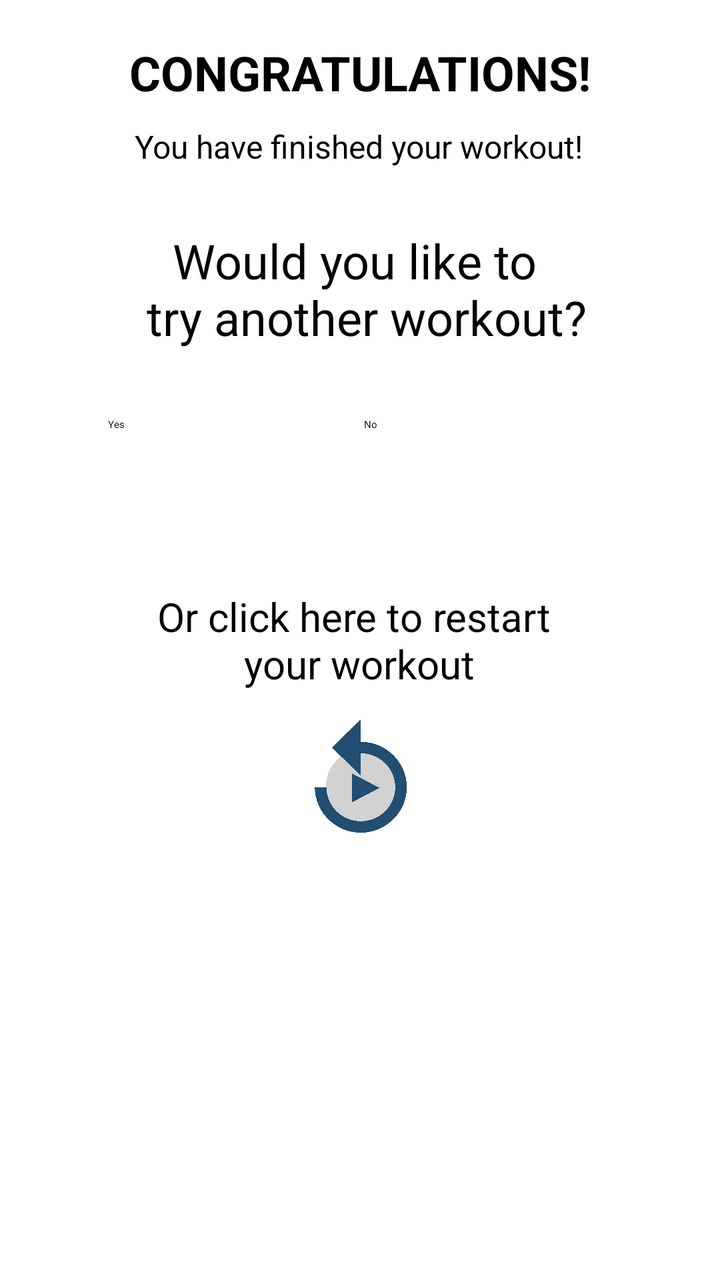
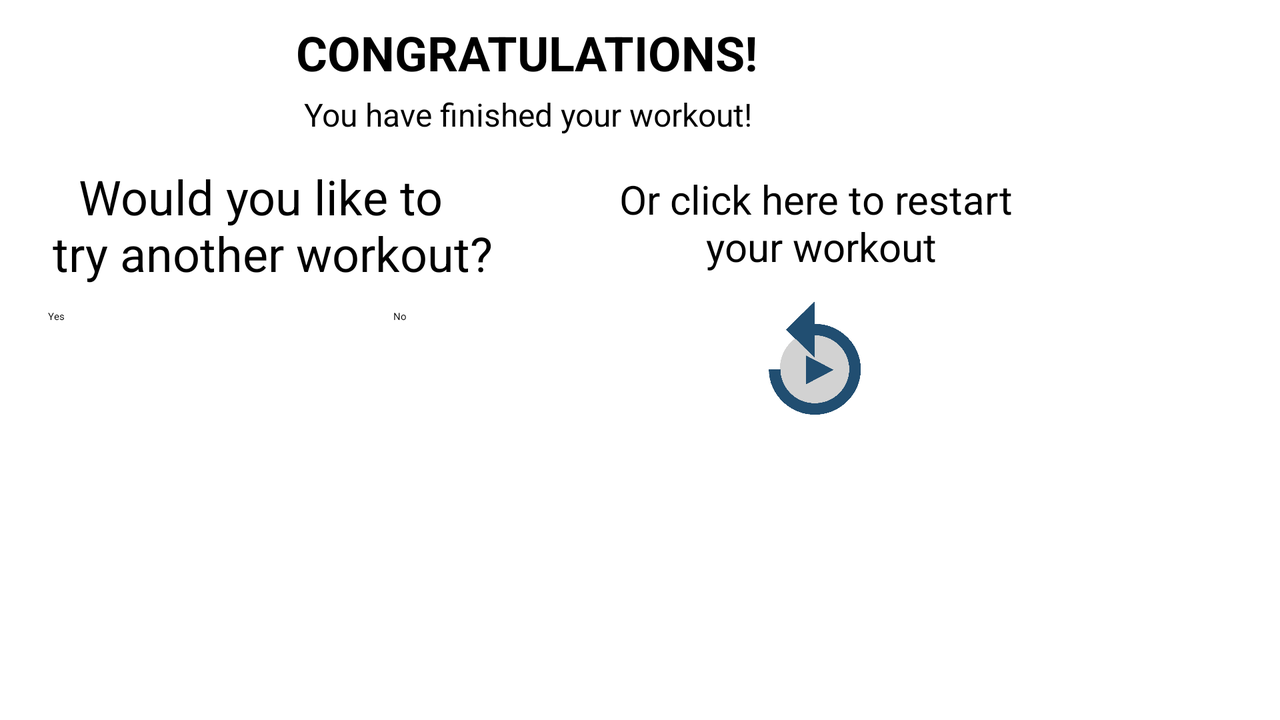

Compare how this app lays out the same screen by default and in its alternative resource folder. The renders come first, then the two layout files and the values they reference.
<!-- AndroidManifest.xml: application theme Theme.Workout_Generator -->
<!-- res/layout/activity_completion_dialog.xml -->
<?xml version="1.0" encoding="utf-8"?>
<androidx.constraintlayout.widget.ConstraintLayout xmlns:android="http://schemas.android.com/apk/res/android"
    xmlns:app="http://schemas.android.com/apk/res-auto"
    xmlns:tools="http://schemas.android.com/tools"
    android:layout_width="match_parent"
    android:layout_height="match_parent"
    android:background="@drawable/rounded_dialog"
    tools:context=".CompletionDialog">

    <TextView
        android:id="@+id/congratsTitle"
        android:layout_width="wrap_content"
        android:layout_height="wrap_content"
        android:layout_marginTop="20dp"
        android:text="CONGRATULATIONS!"
        android:textAlignment="center"
        android:textColor="@color/textColor"
        android:textSize="24sp"
        android:textStyle="bold"
        app:layout_constraintEnd_toEndOf="parent"
        app:layout_constraintStart_toStartOf="parent"
        app:layout_constraintTop_toTopOf="parent" />

    <Button
        android:id="@+id/buttonReplay"
        android:layout_width="66dp"
        android:layout_height="66dp"
        android:layout_marginTop="5dp"
        android:background="@drawable/button_replay"
        android:foreground="@drawable/button_replay"
        android:textAlignment="center"
        app:layout_constraintEnd_toEndOf="parent"
        app:layout_constraintStart_toStartOf="parent"
        app:layout_constraintTop_toBottomOf="@+id/questionRestartText" />

    <TextView
        android:id="@+id/questionText"
        android:layout_width="wrap_content"
        android:layout_height="wrap_content"
        android:layout_marginTop="30dp"
        android:text="Would you like to \n try another workout?"
        android:textAlignment="center"
        android:textColor="@color/textColor"
        android:textSize="24sp"
        app:layout_constraintEnd_toEndOf="parent"
        app:layout_constraintStart_toStartOf="parent"
        app:layout_constraintTop_toBottomOf="@+id/congratsText" />

    <TextView
        android:id="@+id/congratsText"
        android:layout_width="wrap_content"
        android:layout_height="wrap_content"
        android:layout_marginTop="10dp"
        android:text="You have finished your workout!"
        android:textColor="@color/textColor"
        android:textSize="16sp"
        app:layout_constraintEnd_toEndOf="parent"
        app:layout_constraintHorizontal_bias="0.497"
        app:layout_constraintStart_toStartOf="parent"
        app:layout_constraintTop_toBottomOf="@+id/congratsTitle" />

    <TextView
        android:id="@+id/questionRestartText"
        android:layout_width="239dp"
        android:layout_height="57dp"
        android:layout_marginTop="20dp"
        android:text="Or click here to restart \nyour workout"
        android:textAlignment="center"
        android:textColor="@color/textColor"
        android:textSize="20sp"
        app:layout_constraintEnd_toEndOf="parent"
        app:layout_constraintHorizontal_bias="0.497"
        app:layout_constraintStart_toStartOf="parent"
        app:layout_constraintTop_toBottomOf="@+id/linearButtonLayout" />

    <TextView
        android:id="@+id/blankLabelToSetBoundaries"
        android:layout_width="wrap_content"
        android:layout_height="wrap_content"
        android:layout_marginTop="10dp"
        android:text="          "
        app:layout_constraintEnd_toEndOf="parent"
        app:layout_constraintHorizontal_bias="0.498"
        app:layout_constraintStart_toStartOf="parent"
        app:layout_constraintTop_toBottomOf="@+id/buttonReplay" />

    <LinearLayout
        android:id="@+id/linearButtonLayout"
        android:layout_width="match_parent"
        android:layout_height="80dp"
        android:layout_marginTop="20dp"
        android:orientation="horizontal"
        app:layout_constraintEnd_toEndOf="parent"
        app:layout_constraintHorizontal_bias="0.0"
        app:layout_constraintStart_toStartOf="parent"
        app:layout_constraintTop_toBottomOf="@+id/questionText">

        <androidx.constraintlayout.widget.ConstraintLayout
            android:id="@+id/rightPadding"
            android:layout_width="54dp"
            android:layout_height="match_parent">

        </androidx.constraintlayout.widget.ConstraintLayout>

        <androidx.constraintlayout.widget.ConstraintLayout
            android:id="@+id/yesButtonContainer"
            android:layout_width="wrap_content"
            android:layout_height="match_parent">

            <Button
                android:id="@+id/buttonYes"
                android:layout_width="88dp"
                android:layout_height="52dp"
                android:backgroundTint="@color/agree_green"
                android:text="Yes"
                android:textColor="@color/textColor"
                app:cornerRadius="26dp"
                app:layout_constraintBottom_toBottomOf="parent"
                app:layout_constraintEnd_toEndOf="parent"
                app:layout_constraintStart_toStartOf="parent"
                app:layout_constraintTop_toTopOf="parent" />
        </androidx.constraintlayout.widget.ConstraintLayout>

        <androidx.constraintlayout.widget.ConstraintLayout
            android:id="@+id/middlePadding"
            android:layout_width="40dp"
            android:layout_height="match_parent">

        </androidx.constraintlayout.widget.ConstraintLayout>

        <androidx.constraintlayout.widget.ConstraintLayout
            android:id="@+id/noButtonContainer"
            android:layout_width="wrap_content"
            android:layout_height="match_parent">

            <Button
                android:id="@+id/buttonNo"
                android:layout_width="wrap_content"
                android:layout_height="52dp"
                android:backgroundTint="@color/disagree_red"
                android:text="No"
                android:textColor="@color/textColor"
                app:cornerRadius="26dp"
                app:layout_constraintBottom_toBottomOf="parent"
                app:layout_constraintEnd_toEndOf="parent"
                app:layout_constraintHorizontal_bias="0.0"
                app:layout_constraintStart_toStartOf="parent"
                app:layout_constraintTop_toTopOf="parent" />
        </androidx.constraintlayout.widget.ConstraintLayout>

        <androidx.constraintlayout.widget.ConstraintLayout
            android:id="@+id/leftPadding"
            android:layout_width="70dp"
            android:layout_height="match_parent">

        </androidx.constraintlayout.widget.ConstraintLayout>


    </LinearLayout>

</androidx.constraintlayout.widget.ConstraintLayout>
<!-- resources referenced by this layout -->
<resources>
  <color name="agree_green">#D5F8D6</color>
  <color name="disagree_red">#F6E2E1</color>
  <color name="textColor">#000000</color>
  <!-- drawable button_replay: png bitmap (drawable-v24, 29611 bytes) -->
  <style name="Theme.Workout_Generator" parent="Theme.MaterialComponents.DayNight.DarkActionBar">
  
          <item name="colorPrimary">@color/accent_color</item>
          <item name="colorAccent">@color/accent_color</item>
  
          <item name="actionBarSize">36dip</item>
  
          
          <item name="android:statusBarColor">@color/accent_color</item>
  
          
          <item name="actionBarStyle">@style/AccentActionBar</item>
  
      </style>
  <color name="accent_color">#549CD1</color>
  <style name="AccentActionBar" parent="@style/Widget.AppCompat.ActionBar.Solid">
          <item name="background">@color/accent_color</item>
          <item name="titleTextStyle">@style/AccentActionBarTitle</item>
      </style>
  <style name="AccentActionBarTitle" parent="@style/TextAppearance.AppCompat.Widget.ActionBar.Title">
          <item name="android:textColor">@color/textColorSecondary</item>
      </style>
  <color name="textColorSecondary">#4C4C4C</color>
</resources>
<!-- res/layout-land/activity_completion_dialog.xml (the repository's variant of the layout above) -->
<!-- drawn on the phone turned sideways -->
<?xml version="1.0" encoding="utf-8"?>
<androidx.constraintlayout.widget.ConstraintLayout xmlns:android="http://schemas.android.com/apk/res/android"
    xmlns:app="http://schemas.android.com/apk/res-auto"
    xmlns:tools="http://schemas.android.com/tools"
    android:layout_width="match_parent"
    android:layout_height="match_parent"
    android:background="@drawable/rounded_dialog"
    tools:context=".CompletionDialog">

    <TextView
        android:id="@+id/congratsTitle"
        android:layout_width="wrap_content"
        android:layout_height="wrap_content"
        android:layout_marginStart="148dp"
        android:layout_marginTop="10dp"
        android:text="@string/congratulations"
        android:textAlignment="center"
        android:textColor="@color/textColor"
        android:textSize="24sp"
        android:textStyle="bold"
        app:layout_constraintStart_toStartOf="parent"
        app:layout_constraintTop_toTopOf="parent" />

    <TextView
        android:id="@+id/congratsText"
        android:layout_width="wrap_content"
        android:layout_height="wrap_content"
        android:layout_marginStart="152dp"
        android:layout_marginTop="4dp"
        android:text="You have finished your workout!"
        android:textColor="@color/textColor"
        android:textSize="16sp"
        app:layout_constraintStart_toStartOf="parent"
        app:layout_constraintTop_toBottomOf="@+id/congratsTitle" />

    <Button
        android:id="@+id/buttonReplay"
        android:layout_width="66dp"
        android:layout_height="66dp"
        android:layout_marginStart="128dp"
        android:layout_marginTop="11dp"
        android:background="@drawable/button_replay"
        android:contentDescription="@string/replay_button_text"
        android:foreground="@drawable/button_replay"
        android:textAlignment="center"
        app:layout_constraintStart_toEndOf="@+id/linearButtonLayout"
        app:layout_constraintTop_toBottomOf="@+id/questionRestartText" />

    <TextView
        android:id="@+id/questionText"
        android:layout_width="wrap_content"
        android:layout_height="wrap_content"
        android:layout_marginStart="20dp"
        android:layout_marginTop="14dp"
        android:text="Would you like to \n try another workout?"
        android:textAlignment="center"
        android:textColor="@color/textColor"
        android:textSize="24sp"
        app:layout_constraintStart_toStartOf="parent"
        app:layout_constraintTop_toBottomOf="@+id/congratsText" />

    <TextView
        android:id="@+id/questionRestartText"
        android:layout_width="239dp"
        android:layout_height="wrap_content"
        android:layout_marginStart="45dp"
        android:layout_marginTop="18dp"
        android:text="Or click here to restart \nyour workout"
        android:textAlignment="center"
        android:textColor="@color/textColor"
        android:textSize="20sp"
        app:layout_constraintStart_toEndOf="@+id/questionText"
        app:layout_constraintTop_toBottomOf="@+id/congratsText" />

    <TextView
        android:id="@+id/blankLabelToSetBoundaries"
        android:layout_width="wrap_content"
        android:layout_height="wrap_content"
        android:layout_marginStart="244dp"
        android:text="          "
        app:layout_constraintStart_toStartOf="parent"
        app:layout_constraintTop_toBottomOf="@+id/linearButtonLayout" />

    <LinearLayout
        android:id="@+id/linearButtonLayout"
        android:layout_width="wrap_content"
        android:layout_height="76dp"
        android:layout_marginStart="22dp"
        android:orientation="horizontal"
        app:layout_constraintStart_toStartOf="parent"
        app:layout_constraintTop_toBottomOf="@+id/questionText">

        <androidx.constraintlayout.widget.ConstraintLayout
            android:id="@+id/yesButtonContainer"
            android:layout_width="92dp"
            android:layout_height="match_parent">

            <Button
                android:id="@+id/buttonYes"
                android:layout_width="88dp"
                android:layout_height="52dp"
                android:backgroundTint="@color/agree_green"
                android:text="Yes"
                android:textColor="@color/textColor"
                app:cornerRadius="26dp"
                app:layout_constraintBottom_toBottomOf="parent"
                app:layout_constraintEnd_toEndOf="parent"
                app:layout_constraintStart_toStartOf="parent"
                app:layout_constraintTop_toTopOf="parent" />
        </androidx.constraintlayout.widget.ConstraintLayout>

        <androidx.constraintlayout.widget.ConstraintLayout
            android:id="@+id/middlePadding"
            android:layout_width="40dp"
            android:layout_height="match_parent">

        </androidx.constraintlayout.widget.ConstraintLayout>

        <androidx.constraintlayout.widget.ConstraintLayout
            android:id="@+id/noButtonContainer"
            android:layout_width="92dp"
            android:layout_height="match_parent">

            <Button
                android:id="@+id/buttonNo"
                android:layout_width="wrap_content"
                android:layout_height="52dp"
                android:backgroundTint="@color/disagree_red"
                android:text="No"
                android:textColor="@color/textColor"
                app:cornerRadius="26dp"
                app:layout_constraintBottom_toBottomOf="parent"
                app:layout_constraintEnd_toEndOf="parent"
                app:layout_constraintStart_toStartOf="parent"
                app:layout_constraintTop_toTopOf="parent" />
        </androidx.constraintlayout.widget.ConstraintLayout>


    </LinearLayout>

</androidx.constraintlayout.widget.ConstraintLayout>
<!-- resources referenced by the variant -->
<!-- as the phone turned sideways resolves them -->
<resources>
  <color name="agree_green">#D5F8D6</color>
  <color name="disagree_red">#F6E2E1</color>
  <color name="textColor">#000000</color>
  <!-- drawable button_replay: png bitmap (drawable-v24, 29611 bytes) -->
  <string name="congratulations">CONGRATULATIONS!</string>
  <string name="replay_button_text">Replay Button for Video</string>
  <style name="Theme.Workout_Generator" parent="Theme.MaterialComponents.DayNight.DarkActionBar">
  
          <item name="colorPrimary">@color/accent_color</item>
          <item name="colorAccent">@color/accent_color</item>
  
          <item name="actionBarSize">36dip</item>
  
          
          <item name="android:statusBarColor">@color/accent_color</item>
  
          
          <item name="actionBarStyle">@style/AccentActionBar</item>
  
      </style>
  <color name="accent_color">#549CD1</color>
  <style name="AccentActionBar" parent="@style/Widget.AppCompat.ActionBar.Solid">
          <item name="background">@color/accent_color</item>
          <item name="titleTextStyle">@style/AccentActionBarTitle</item>
      </style>
  <style name="AccentActionBarTitle" parent="@style/TextAppearance.AppCompat.Widget.ActionBar.Title">
          <item name="android:textColor">@color/textColorSecondary</item>
      </style>
  <color name="textColorSecondary">#4C4C4C</color>
</resources>
